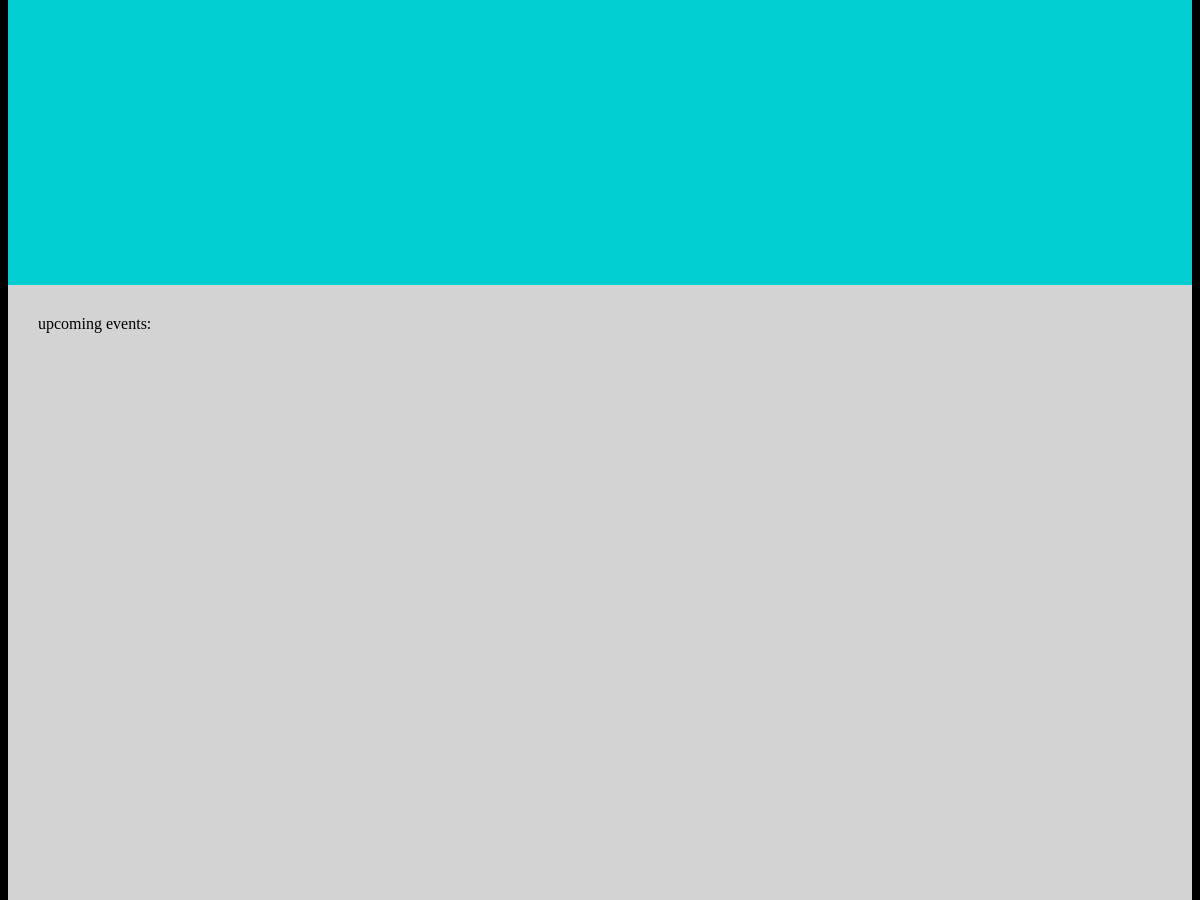
Before: / (middle part) with the older database file.
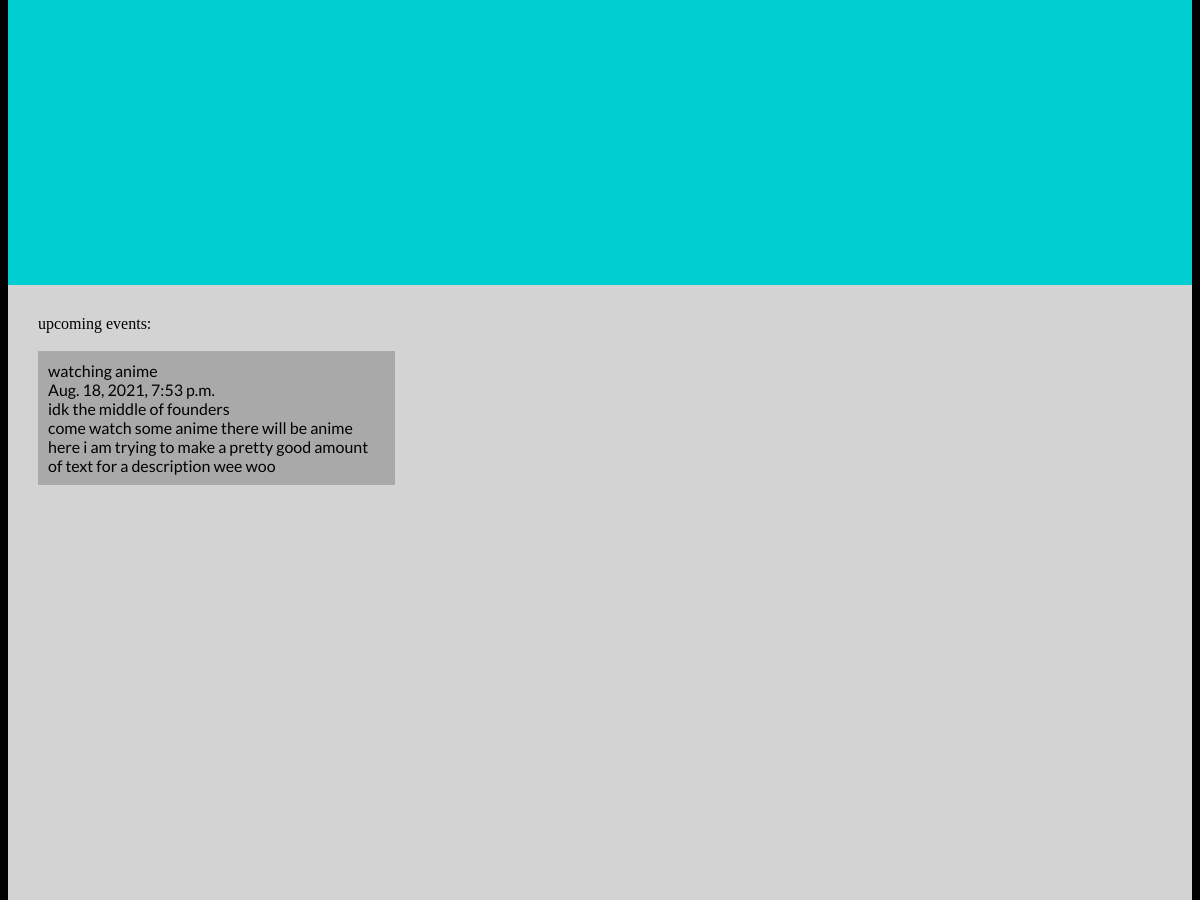
After: the same page with the newer database file.
### home/models.py (models this page shows, shortened)
class Event(models.Model):
    name = models.CharField("Event name", max_length=200, default="Untitled_Event")
    event_time = models.DateTimeField('Time')
    show_event = models.BooleanField(default=False)
    event_location = models.CharField(max_length=200)
    event_description = models.CharField(max_length=1000)

### home/views.py (the view)
# urls.py: path('', views.index, name='home'),
def index(request):
    events = Event.objects.all()
    context = {
        'events' : events
    }
    return render(request, 'home.html', context)

### home/templates/home.html (shortened to what this page needs)
{% load static %}
<!DOCTYPE html>
<html>
    <head>
        <link rel="stylesheet" type="text/css" href="{% static 'style.css' %}">
    </head>
    <body>
        <div class="joinus" id="joinus">
        </div>
        <div class="events" id="events">
            upcoming events:
            <br> <br>
            {% for event in events %}
                <div class="event">
                {{ event.name }} <br>
                {{ event.event_time }} <br>
                {{ event.event_location }} <br>
                {{ event.event_description }} <br>
                </div>
            {% endfor %}
        </div>
    </body>
</html>

### static/style.css (style rules this page uses)
body { background-color: black; }
.joinus { height: 800px; background-color: darkturquoise; }
.events { height: 800px; background-color: lightgray; padding: 30px; }
.event { font-family: 'Lato', sans-serif; background-color: darkgray; padding: 10px; width: 30%; }

Changed rows visible on the page:
added Event: name "watching anime", event_time "Aug. 18, 2021, 7:53 p.m.", event_location "idk the middle of founders", event_description "come watch some anime there will be anime here i am trying to make a pretty good amount of text for a description wee woo"
